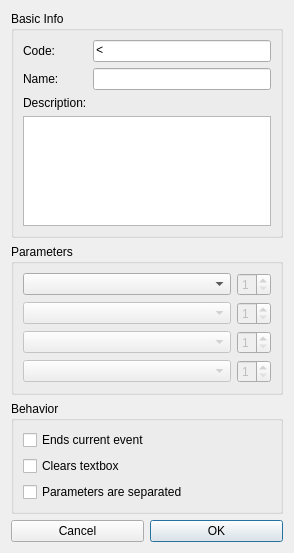
<?xml version="1.0" encoding="UTF-8"?>
<ui version="4.0">
 <class>CommandEditDialog</class>
 <widget class="QDialog" name="CommandEditDialog">
  <property name="windowModality">
   <enum>Qt::WindowModal</enum>
  </property>
  <property name="geometry">
   <rect>
    <x>0</x>
    <y>0</y>
    <width>294</width>
    <height>553</height>
   </rect>
  </property>
  <property name="windowTitle">
   <string>Dialog</string>
  </property>
  <layout class="QVBoxLayout" name="verticalLayout_2">
   <item>
    <widget class="QGroupBox" name="groupBox">
     <property name="title">
      <string>Basic Info</string>
     </property>
     <property name="flat">
      <bool>false</bool>
     </property>
     <property name="checkable">
      <bool>false</bool>
     </property>
     <layout class="QGridLayout" name="gridLayout">
      <item row="0" column="0">
       <widget class="QLabel" name="label">
        <property name="text">
         <string>Code:</string>
        </property>
       </widget>
      </item>
      <item row="0" column="1">
       <widget class="QLineEdit" name="leCode">
        <property name="font">
         <font>
          <family>Consolas</family>
         </font>
        </property>
        <property name="inputMask">
         <string>\&lt;XXX</string>
        </property>
       </widget>
      </item>
      <item row="1" column="0">
       <widget class="QLabel" name="label_2">
        <property name="text">
         <string>Name:</string>
        </property>
       </widget>
      </item>
      <item row="1" column="1">
       <widget class="QLineEdit" name="leName"/>
      </item>
      <item row="2" column="0">
       <widget class="QLabel" name="label_3">
        <property name="text">
         <string>Description:</string>
        </property>
       </widget>
      </item>
      <item row="3" column="0" colspan="2">
       <widget class="QPlainTextEdit" name="teDescription"/>
      </item>
     </layout>
    </widget>
   </item>
   <item>
    <widget class="QGroupBox" name="groupBox_2">
     <property name="title">
      <string>Parameters</string>
     </property>
     <layout class="QGridLayout" name="gridLayout_2">
      <item row="0" column="0">
       <widget class="QComboBox" name="cbParamType1">
        <property name="sizePolicy">
         <sizepolicy hsizetype="Preferred" vsizetype="Fixed">
          <horstretch>0</horstretch>
          <verstretch>0</verstretch>
         </sizepolicy>
        </property>
       </widget>
      </item>
      <item row="0" column="1">
       <widget class="QSpinBox" name="sbParamLen1">
        <property name="enabled">
         <bool>false</bool>
        </property>
        <property name="sizePolicy">
         <sizepolicy hsizetype="Minimum" vsizetype="Fixed">
          <horstretch>0</horstretch>
          <verstretch>0</verstretch>
         </sizepolicy>
        </property>
        <property name="minimum">
         <number>1</number>
        </property>
        <property name="maximum">
         <number>4</number>
        </property>
       </widget>
      </item>
      <item row="1" column="0">
       <widget class="QComboBox" name="cbParamType2">
        <property name="enabled">
         <bool>false</bool>
        </property>
        <property name="sizePolicy">
         <sizepolicy hsizetype="Preferred" vsizetype="Fixed">
          <horstretch>0</horstretch>
          <verstretch>0</verstretch>
         </sizepolicy>
        </property>
       </widget>
      </item>
      <item row="1" column="1">
       <widget class="QSpinBox" name="sbParamLen2">
        <property name="enabled">
         <bool>false</bool>
        </property>
        <property name="sizePolicy">
         <sizepolicy hsizetype="Fixed" vsizetype="Fixed">
          <horstretch>0</horstretch>
          <verstretch>0</verstretch>
         </sizepolicy>
        </property>
        <property name="minimum">
         <number>1</number>
        </property>
        <property name="maximum">
         <number>4</number>
        </property>
       </widget>
      </item>
      <item row="2" column="0">
       <widget class="QComboBox" name="cbParamType3">
        <property name="enabled">
         <bool>false</bool>
        </property>
        <property name="sizePolicy">
         <sizepolicy hsizetype="Preferred" vsizetype="Fixed">
          <horstretch>0</horstretch>
          <verstretch>0</verstretch>
         </sizepolicy>
        </property>
       </widget>
      </item>
      <item row="2" column="1">
       <widget class="QSpinBox" name="sbParamLen3">
        <property name="enabled">
         <bool>false</bool>
        </property>
        <property name="sizePolicy">
         <sizepolicy hsizetype="Fixed" vsizetype="Fixed">
          <horstretch>0</horstretch>
          <verstretch>0</verstretch>
         </sizepolicy>
        </property>
        <property name="minimum">
         <number>1</number>
        </property>
        <property name="maximum">
         <number>4</number>
        </property>
       </widget>
      </item>
      <item row="3" column="0">
       <widget class="QComboBox" name="cbParamType4">
        <property name="enabled">
         <bool>false</bool>
        </property>
        <property name="sizePolicy">
         <sizepolicy hsizetype="Preferred" vsizetype="Fixed">
          <horstretch>0</horstretch>
          <verstretch>0</verstretch>
         </sizepolicy>
        </property>
       </widget>
      </item>
      <item row="3" column="1">
       <widget class="QSpinBox" name="sbParamLen4">
        <property name="enabled">
         <bool>false</bool>
        </property>
        <property name="sizePolicy">
         <sizepolicy hsizetype="Fixed" vsizetype="Fixed">
          <horstretch>0</horstretch>
          <verstretch>0</verstretch>
         </sizepolicy>
        </property>
        <property name="minimum">
         <number>1</number>
        </property>
        <property name="maximum">
         <number>4</number>
        </property>
       </widget>
      </item>
     </layout>
    </widget>
   </item>
   <item>
    <widget class="QGroupBox" name="groupBox_3">
     <property name="title">
      <string>Behavior</string>
     </property>
     <layout class="QVBoxLayout" name="verticalLayout">
      <item>
       <widget class="QCheckBox" name="cbEndsEvent">
        <property name="text">
         <string>Ends current event</string>
        </property>
       </widget>
      </item>
      <item>
       <widget class="QCheckBox" name="cbClearsTextbox">
        <property name="text">
         <string>Clears textbox</string>
        </property>
       </widget>
      </item>
      <item>
       <widget class="QCheckBox" name="cbParamsAreSeparated">
        <property name="text">
         <string>Parameters are separated</string>
        </property>
       </widget>
      </item>
     </layout>
    </widget>
   </item>
   <item>
    <layout class="QHBoxLayout" name="horizontalLayout">
     <item>
      <widget class="QPushButton" name="btnCancel">
       <property name="text">
        <string>Cancel</string>
       </property>
      </widget>
     </item>
     <item>
      <widget class="QPushButton" name="btnOK">
       <property name="text">
        <string>OK</string>
       </property>
       <property name="default">
        <bool>true</bool>
       </property>
      </widget>
     </item>
    </layout>
   </item>
  </layout>
 </widget>
 <resources/>
 <connections/>
</ui>
